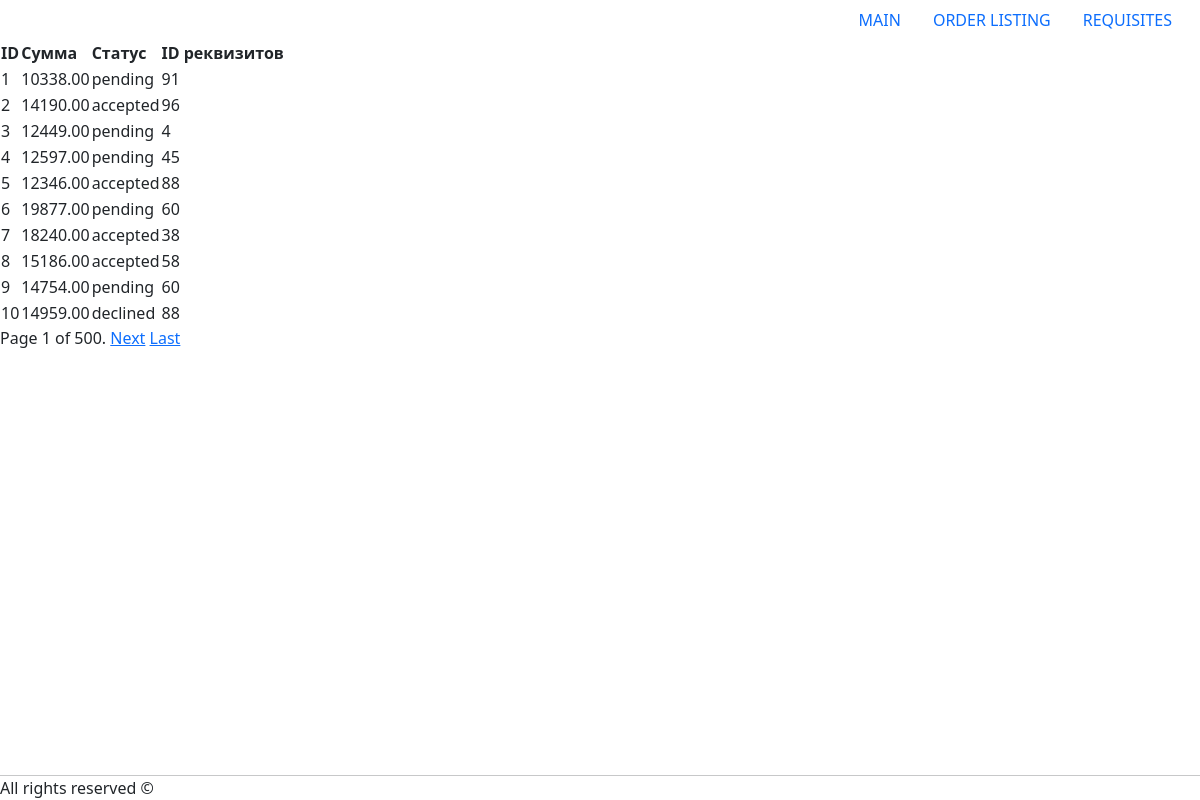
The app's page /order_listing/ with its own data.
### db_request_app/models.py (models this page shows, shortened)
class Order(models.Model):
    summ = models.DecimalField(max_digits=10, decimal_places=2)
    requisite = models.ForeignKey(Requisite, on_delete=models.CASCADE)
    status = models.CharField(max_length=10)

### db_request_app/views.py (the view)
# urls.py: path('order_listing/', order_listing, name='order_listing'),
def order_listing(request):
    orders_list = Order.objects.all()
    paginator = Paginator(orders_list, 10)
    page_number = request.GET.get('page')
    page_obj = paginator.get_page(page_number)
    return render(request, 'orders.html', {'page_obj': page_obj})

### db_request_app/templates/orders.html (shortened to what this page needs)
{% extends 'base.html' %}
{% block content %}
<table>
    <tr>
        <th>ID</th>
        <th>Сумма</th>
        <th>Статус</th>
        <th>ID реквизитов</th>
    </tr>
    {% for order in page_obj %}
    <tr>
        <td>{{ order.id }}</td>
        <td>{{ order.summ }}</td>
        <td>{{ order.status }}</td>
        <td>{{ order.requisite_id }}</td>
    </tr>
    {% endfor %}
</table>
<div class="pagination">
    <span class="step-links">
        <span class="current">
            Page {{ page_obj.number }} of {{ page_obj.paginator.num_pages }}.
        </span>
        {% if page_obj.has_next %}
            <a href="?page={{ page_obj.next_page_number }}">Next</a>
            <a href="?page={{ page_obj.paginator.num_pages }}">Last</a>
        {% endif %}
    </span>
</div>
{% endblock %}

### templates/base.html (shortened to what this page needs)
<!DOCTYPE html>
<html lang="ru">
<head>
    <link href="https://cdn.jsdelivr.net/npm/bootstrap@5.2.1/dist/css/bootstrap.min.css"
        rel="stylesheet"
>
</head>
<body>
    <div class="container-fluid">
        <ul class="nav nav-pills justify-content-end align-items-end">
            <li class="nav-item"><a href="/" class="nav-link">MAIN</a></li>
            <li class="nav-item"><a href="/order_listing/" class="nav-link">ORDER LISTING</a></li>
            <li class="nav-item"><a href="/requisites/" class="nav-link">REQUISITES</a></li>
        </ul>
    </div>
    {% block content %}{% endblock %}
    <div class="row fixed-bottom modal-footer">
        <hr>
        <p>All rights reserved &#169</p>
    </div>
</body>
</html>

### records on screen
Order: id "1", summ "10338.00", status "pending", requisite_id "91"
Order: id "2", summ "14190.00", status "accepted", requisite_id "96"
Order: id "3", summ "12449.00", status "pending", requisite_id "4"
Order: id "4", summ "12597.00", status "pending", requisite_id "45"
Order: id "5", summ "12346.00", status "accepted", requisite_id "88"
Order: id "6", summ "19877.00", status "pending", requisite_id "60"
Order: id "7", summ "18240.00", status "accepted", requisite_id "38"
Order: id "8", summ "15186.00", status "accepted", requisite_id "58"
Order: id "9", summ "14754.00", status "pending", requisite_id "60"
Order: id "10", summ "14959.00", status "declined", requisite_id "88"

### other values on screen
{{ page_obj.number }} "1"
{{ page_obj.paginator.num_pages }} "500"
